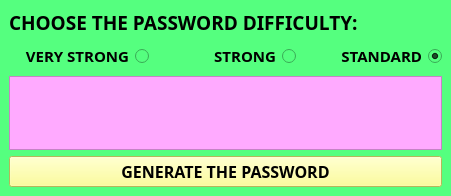
<?xml version="1.0" encoding="UTF-8"?>
<ui version="4.0">
 <class>MainWindow</class>
 <widget class="QMainWindow" name="MainWindow">
  <property name="geometry">
   <rect>
    <x>0</x>
    <y>0</y>
    <width>451</width>
    <height>196</height>
   </rect>
  </property>
  <property name="minimumSize">
   <size>
    <width>298</width>
    <height>196</height>
   </size>
  </property>
  <property name="windowTitle">
   <string>Password Generator</string>
  </property>
  <property name="styleSheet">
   <string notr="true">background-color : rgb(85, 255, 127)</string>
  </property>
  <widget class="QWidget" name="centralwidget">
   <layout class="QGridLayout" name="gridLayout">
    <item row="0" column="0" colspan="3">
     <widget class="QLabel" name="label">
      <property name="font">
       <font>
        <family>Yekan Bakh FaNum</family>
        <pointsize>14</pointsize>
        <bold>true</bold>
       </font>
      </property>
      <property name="text">
       <string>CHOOSE THE PASSWORD DIFFICULTY:</string>
      </property>
     </widget>
    </item>
    <item row="1" column="2">
     <widget class="QRadioButton" name="radio_standard">
      <property name="font">
       <font>
        <family>Yekan Bakh FaNum</family>
        <pointsize>11</pointsize>
        <bold>true</bold>
       </font>
      </property>
      <property name="layoutDirection">
       <enum>Qt::RightToLeft</enum>
      </property>
      <property name="text">
       <string>STANDARD</string>
      </property>
      <property name="checked">
       <bool>true</bool>
      </property>
     </widget>
    </item>
    <item row="2" column="0" colspan="3">
     <widget class="QTextEdit" name="password">
      <property name="enabled">
       <bool>true</bool>
      </property>
      <property name="font">
       <font>
        <family>Tahoma</family>
        <pointsize>12</pointsize>
        <bold>true</bold>
       </font>
      </property>
      <property name="styleSheet">
       <string notr="true">background-color : rgb(255, 170, 255)</string>
      </property>
      <property name="readOnly">
       <bool>true</bool>
      </property>
     </widget>
    </item>
    <item row="1" column="1">
     <widget class="QRadioButton" name="radio_strong">
      <property name="font">
       <font>
        <family>Yekan Bakh FaNum</family>
        <pointsize>11</pointsize>
        <bold>true</bold>
       </font>
      </property>
      <property name="layoutDirection">
       <enum>Qt::RightToLeft</enum>
      </property>
      <property name="text">
       <string>STRONG</string>
      </property>
     </widget>
    </item>
    <item row="1" column="0">
     <widget class="QRadioButton" name="radio_super">
      <property name="font">
       <font>
        <family>Yekan Bakh FaNum</family>
        <pointsize>11</pointsize>
        <bold>true</bold>
       </font>
      </property>
      <property name="layoutDirection">
       <enum>Qt::RightToLeft</enum>
      </property>
      <property name="text">
       <string>VERY STRONG</string>
      </property>
     </widget>
    </item>
    <item row="3" column="0" colspan="3">
     <widget class="QPushButton" name="btn_generate">
      <property name="font">
       <font>
        <family>Yekan Bakh FaNum</family>
        <pointsize>12</pointsize>
        <bold>true</bold>
       </font>
      </property>
      <property name="styleSheet">
       <string notr="true">background-color : rgb(255, 255, 127)</string>
      </property>
      <property name="text">
       <string>GENERATE THE PASSWORD</string>
      </property>
     </widget>
    </item>
   </layout>
  </widget>
 </widget>
 <resources/>
 <connections/>
</ui>
